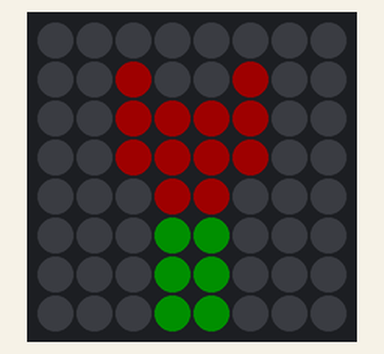
A sketch run on a simulated ESP8266 (NodeMCU). On the bench: 8×8 RGB LED matrix (first LED top left, wired row by row). Dim RGB values are drawn brighter than linear.

Above: at 0.1 s.

The sketch:

Rose_LP.ino
```cpp
#include <FastLED.h>

#define LED_PIN     D4

#define PIXEL_ROWS  8

#define PIXEL_COLS  8

#define NUM_LEDS    (PIXEL_ROWS * PIXEL_COLS)

#define BRIGHTNESS  30

#define LED_TYPE    WS2812B

#define COLOR_ORDER GRB

CRGB leds[NUM_LEDS];
int Stiel []= {36, 43, 44, 51, 52, 59, 60};
int Blume []= {10, 13, 18, 19, 20, 21, 36, 27, 28, 35, 26, 28, 29};

void setup() {
  FastLED.addLeds<LED_TYPE, LED_PIN, COLOR_ORDER>(leds, NUM_LEDS);

  fill_solid(leds, NUM_LEDS, CRGB::Black);
  FastLED.setBrightness(BRIGHTNESS);
  FastLED.show();
  for(int i = 0; i < sizeof(Stiel)/sizeof(Stiel[0]); i++){
    leds[Stiel[i]] = CRGB::Green;
  }
  for(int i = 0; i < sizeof(Blume)/sizeof(Blume[0]); i++){
    leds[Blume[i]] = CRGB::Red;
  }
  FastLED.show();
}

void loop() {
}
```
